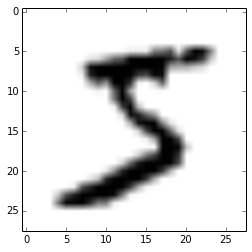
#> input picture image/5.jpg, 252 x 252 px; its folder holds only this picture in this run
$ python -i apply.py   (imports and definitions only)
#> lines starting #> are read from the running program, lines starting #| are printed output that depends on the picture; after the words box and inside, x2 and y2 are one past the last pixel; in counts of white or black regions, pixels touching at a corner belong together
from PIL import Image
import tensorflow as tf
import matplotlib.pyplot as plt
import cv2


def imageprepare(save_filepath):
#> called with save_filepath = 'image/5.jpg'
    global img
    img = cv2.imread(save_filepath)  # 手写数字图像所在位置
#> img is the input picture: shape (252, 252, 3); min 0, max 255, mean 221.8
    img = cv2.cvtColor(img, cv2.COLOR_BGR2GRAY)  # 转换图像为单通道(灰度图)
#> img: shape (252, 252)
    resize_img = cv2.resize(img, (28, 28))  # 调整图像尺寸为28*28
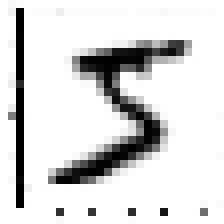
#> resize_img: shape (28, 28) (shown 8 times larger); min 0, max 255, mean 217
    ret, thresh_img = cv2.threshold(resize_img, 127, 255, cv2.THRESH_BINARY)  # 二值化
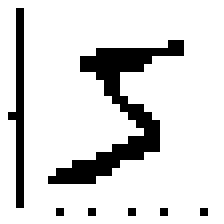
#> thresh_img: shape (28, 28) (shown 8 times larger); 85.2% white; black in thin lines or dots, all inside (x1, y1, x2, y2) = (1, 1, 26, 27)
    cv2.imwrite('./image/transfer.png', thresh_img)  # 预处理后图像保存位置
    cv2.waitKey(0)
    im = Image.open('./image/transfer.png')  # 读取的图片所在路径，注意是28*28像素
    plt.imshow(im)  # 显示需要识别的图片
    im = im.convert('L')
    tv = list(im.getdata())
#> tv = 784 values, max 255 at index 0, min 0 at index 30, mean 217.3
    tva = [(255 - x) * 1.0 / 255.0 for x in tv]
#> tva = 784 values, max 1 at index 30, min 0 at index 0, mean 0.148
    return tva


def weight_variable(shape):
    initial = tf.truncated_normal(shape, stddev=0.1)
    return tf.Variable(initial)


def bias_variable(shape):
    initial = tf.constant(0.1, shape=shape)
    return tf.Variable(initial)


def conv2d(x, W):
    return tf.nn.conv2d(x, W, strides=[1, 1, 1, 1], padding='SAME')


def max_pool_2x2(x):
    return tf.nn.max_pool(x, ksize=[1, 2, 2, 1], strides=[1, 2, 2, 1], padding='SAME')


# [35 lines left out: function predict, not called in this run]

>>> result = imageprepare('image/5.jpg')
#> result has the same summary as tva in imageprepare

$ run again, on image/3.png
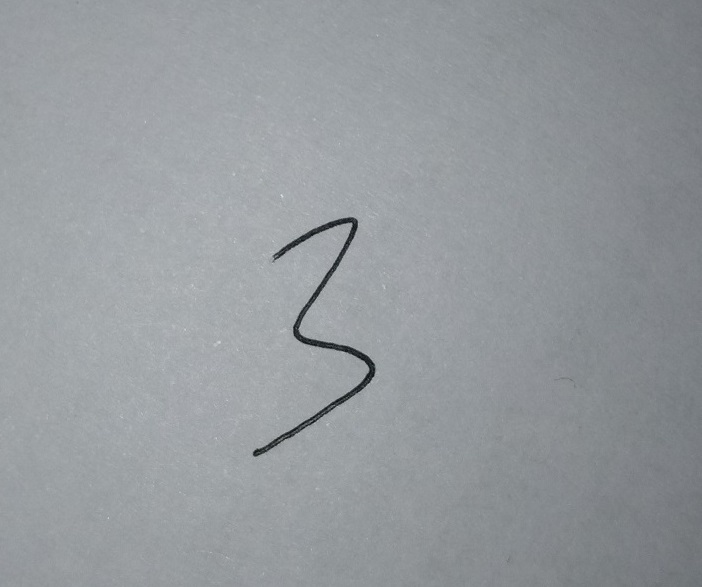
#> input picture image/3.png, 702 x 587 px
#> in imageprepare, img is the input picture: shape (587, 702, 3); mean B, G, R 157.3, 153.5, 149.1
#> img: shape (587, 702)
#> in imageprepare, `resize_img = cv2.resize(img, (28, 28))`:
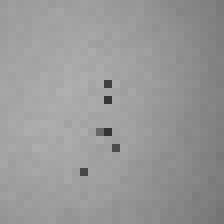
#> resize_img: shape (28, 28) (shown 8 times larger); min 52, max 176, mean 152.6
#> in imageprepare, `ret, thresh_img = cv2.threshold(resize_img, 127, 255, cv2.THRESH_BINARY)`:
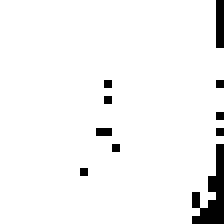
#> thresh_img: shape (28, 28) (shown 8 times larger); 95.5% white; black in thin lines or dots, all inside (x1, y1, x2, y2) = (10, 0, 28, 28)
#> tv = 784 values, max 255 at index 0, min 0 at index 27, mean 243.6
#> tva = 784 values, max 1 at index 27, min 0 at index 0, mean 0.0446
#> result has the same summary as tva in imageprepare
